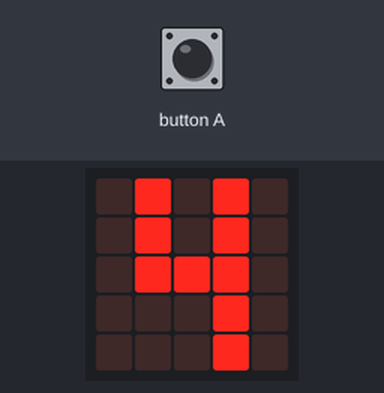
Simulated run of this program. Board: BBC micro:bit (MakeCode). On the bench: the board's 5×5 LED display. The test bench sets the inputs (shaded band). Random numbers come from a fixed seed.

Above: at 5.0 s.
5.1 s: button A pressed for 0.55 s
At 7.4 s:
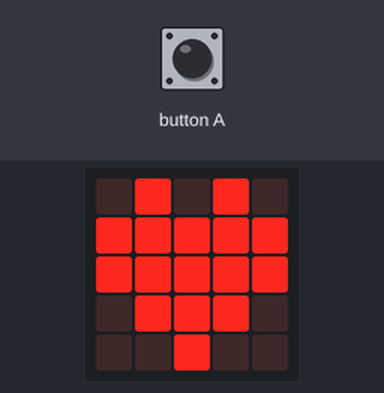
At 8.3 s:
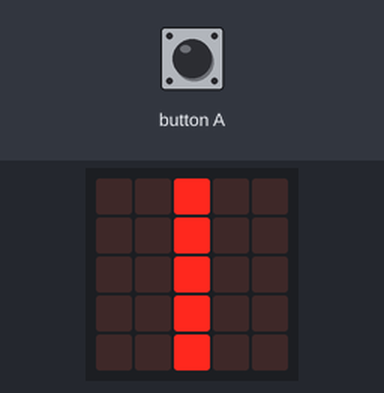
8.4 s: button A pressed for 1 s
At 9.5 s:
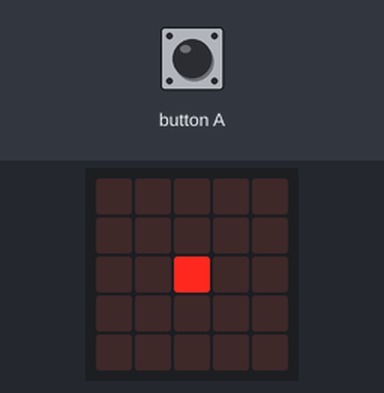
11.7 s: button A pressed for 3.2 s
Timing chart, 0 to 14.7 s (numbered marks = the images above; inputs shaded):
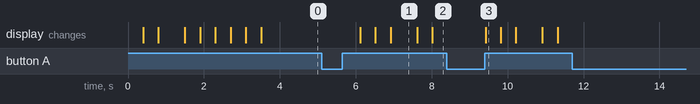

The program:

main.ts
```typescript
let num = 0
for (let index = 0; index < 3; index++) {
    basic.showLeds(`
        . . . . .
        . . . . .
        . . # . .
        . . . . .
        . . . . .
        `)
    basic.showLeds(`
        . . . . .
        . # . # .
        . # # # .
        . . # . .
        . . . . .
        `)
    basic.showIcon(IconNames.Heart)
    basic.pause(100)
    while (!(input.buttonIsPressed(Button.A))) {
        num = randint(1, 5)
        if (num == 1) {
            basic.showLeds(`
                . . # . .
                . . # . .
                . . # . .
                . . # . .
                . . # . .
                `)
        }
        if (num == 2) {
            basic.showLeds(`
                . # # # .
                . . . # .
                . # # # .
                . # . . .
                . # # # .
                `)
        }
        if (num == 3) {
            basic.showLeds(`
                . # # # .
                . . . # .
                . . # # .
                . . . # .
                . # # # .
                `)
        }
        if (num == 4) {
            basic.showLeds(`
                . # . # .
                . # . # .
                . # # # .
                . . . # .
                . . . # .
                `)
        }
        if (num == 5) {
            basic.showLeds(`
                . # # # .
                . # . . .
                . # # # .
                . . . # .
                . # # # .
                `)
        }
    }
    basic.pause(1000)
}
```

test.ts
```typescript
// ide kerülnek a tesztek; a rendszer ezt nem kompilálja, ha a csomagot bővítményként használják.
```

Measured:
- after the input at 11.7 s, every drawn part: stays the same
- what the display in image 1 shows lasts 0.7 s, from 6.9 s to 7.6 s
- what the display in image 3 shows lasts 0.4 s, from 9.4 s to 9.8 s
